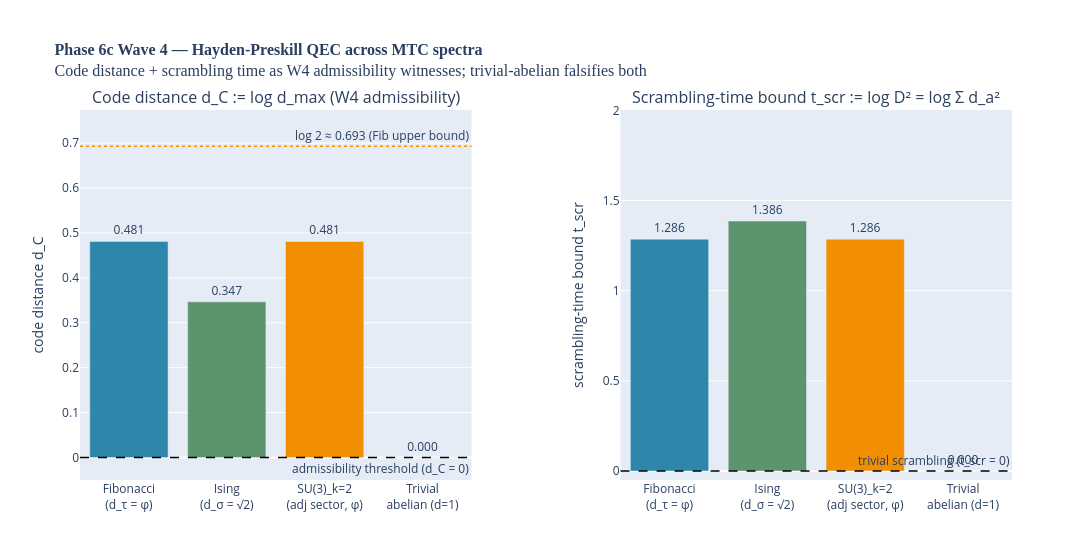

The code cell stored with this chart in its notebook:
### Markdown cell above
## 7. Figure — code distance and scrambling-time bound across substrates

**Left panel.** Code-distance bars across the four substrates with two reference lines: $d_C = 0$ (admissibility threshold) and $\log 2 \approx 0.693$ (Fibonacci upper bound). Fibonacci, Ising, and SU(3)$_{k=2}$ Fibonacci-subsector clear the threshold; trivial abelian sits at zero.

**Right panel.** Scrambling-time bound $t_{\rm scr}$ across the four substrates. The same admissibility pattern: three substrates above zero, trivial-abelian at zero. Demonstrates the correctness-push graphically.

### Code cell
# viz-ref: fig_code_distance_vs_fusion_spectrum
fig_code_distance_vs_fusion_spectrum().show()

### Figure 1 — Plotly figure (JSON) as saved in the notebook; plotly's stock layout.template omitted (floating-point values rounded to 4 significant figures)
{"data": [{"hovertemplate": "d_C = %{y:.4f}<extra></extra>", "marker": {"color": ["#2E86AB", "#5C946E", "#F18F01", "#E63946"]}, "showlegend": false, "text": ["0.481", "0.347", "0.481", "0.000"], "textposition": "outside", "type": "bar", "x": ["Fibonacci<br>(d_τ = φ)", "Ising<br>(d_σ = √2)", "SU(3)_k=2<br>(adj sector, φ)", "Trivial<br>abelian (d=1)"], "xaxis": "x", "y": [0.4812, 0.3466, 0.4812, 0], "yaxis": "y"}, {"hovertemplate": "t_scr = %{y:.4f}<extra></extra>", "marker": {"color": ["#2E86AB", "#5C946E", "#F18F01", "#E63946"]}, "showlegend": false, "text": ["1.286", "1.386", "1.286", "0.000"], "textposition": "outside", "type": "bar", "x": ["Fibonacci<br>(d_τ = φ)", "Ising<br>(d_σ = √2)", "SU(3)_k=2<br>(adj sector, φ)", "Trivial<br>abelian (d=1)"], "xaxis": "x2", "y": [1.286, 1.386, 1.286, 0], "yaxis": "y2"}], "layout": {"annotations": [{"font": {"size": 16}, "showarrow": false, "text": "Code distance d_C := log d_max (W4 admissibility)", "x": 0.21, "xanchor": "center", "xref": "paper", "y": 1, "yanchor": "bottom", "yref": "paper"}, {"font": {"size": 16}, "showarrow": false, "text": "Scrambling-time bound t_scr := log D² = log Σ d_a²", "x": 0.79, "xanchor": "center", "xref": "paper", "y": 1, "yanchor": "bottom", "yref": "paper"}, {"showarrow": false, "text": "admissibility threshold (d_C = 0)", "x": 1, "xanchor": "right", "xref": "x domain", "y": 0, "yanchor": "top", "yref": "y"}, {"showarrow": false, "text": "log 2 ≈ 0.693 (Fib upper bound)", "x": 1, "xanchor": "right", "xref": "x domain", "y": 0.6931, "yanchor": "bottom", "yref": "y"}, {"showarrow": false, "text": "trivial scrambling (t_scr = 0)", "x": 1, "xanchor": "right", "xref": "x2 domain", "y": 0, "yanchor": "bottom", "yref": "y2"}], "height": 560, "margin": {"b": 80, "t": 110}, "shapes": [{"line": {"color": "black", "dash": "dash", "width": 1.5}, "type": "line", "x0": 0, "x1": 1, "xref": "x domain", "y0": 0, "y1": 0, "yref": "y"}, {"line": {"color": "#F18F01", "dash": "dot", "width": 1.5}, "type": "line", "x0": 0, "x1": 1, "xref": "x domain", "y0": 0.6931, "y1": 0.6931, "yref": "y"}, {"line": {"color": "black", "dash": "dash", "width": 1.5}, "type": "line", "x0": 0, "x1": 1, "xref": "x2 domain", "y0": 0, "y1": 0, "yref": "y2"}], "title": {"font": {"family": "CMU Serif, Computer Modern, Times New Roman, serif", "size": 16}, "text": "<b>Phase 6c Wave 4 — Hayden-Preskill QEC across MTC spectra</b><br>Code distance + scrambling time as W4 admissibility witnesses; trivial-abelian falsifies both"}, "width": 1300, "xaxis": {"anchor": "y", "domain": [0, 0.42]}, "xaxis2": {"anchor": "y2", "domain": [0.58, 1]}, "yaxis": {"anchor": "x", "domain": [0, 1], "range": [-0.05, 0.7737], "title": {"text": "code distance d_C"}}, "yaxis2": {"anchor": "x2", "domain": [0, 1], "range": [-0.05, 2.002], "title": {"text": "scrambling-time bound t_scr"}}}}
